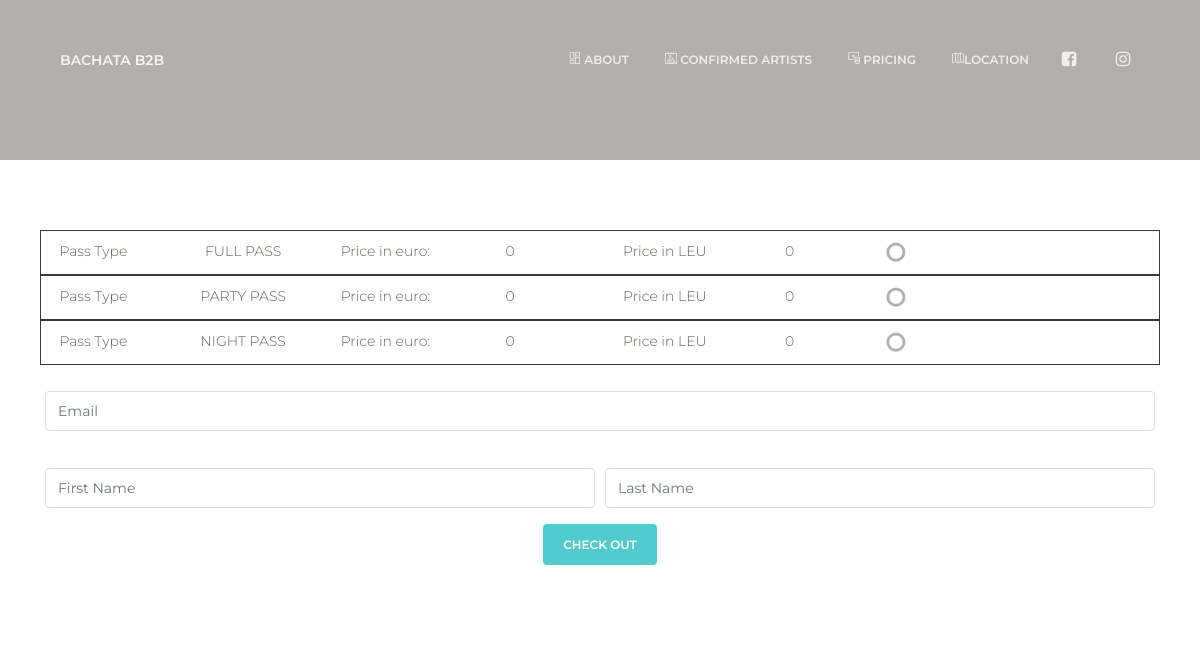
Before: /ticketing/ with the older database file.
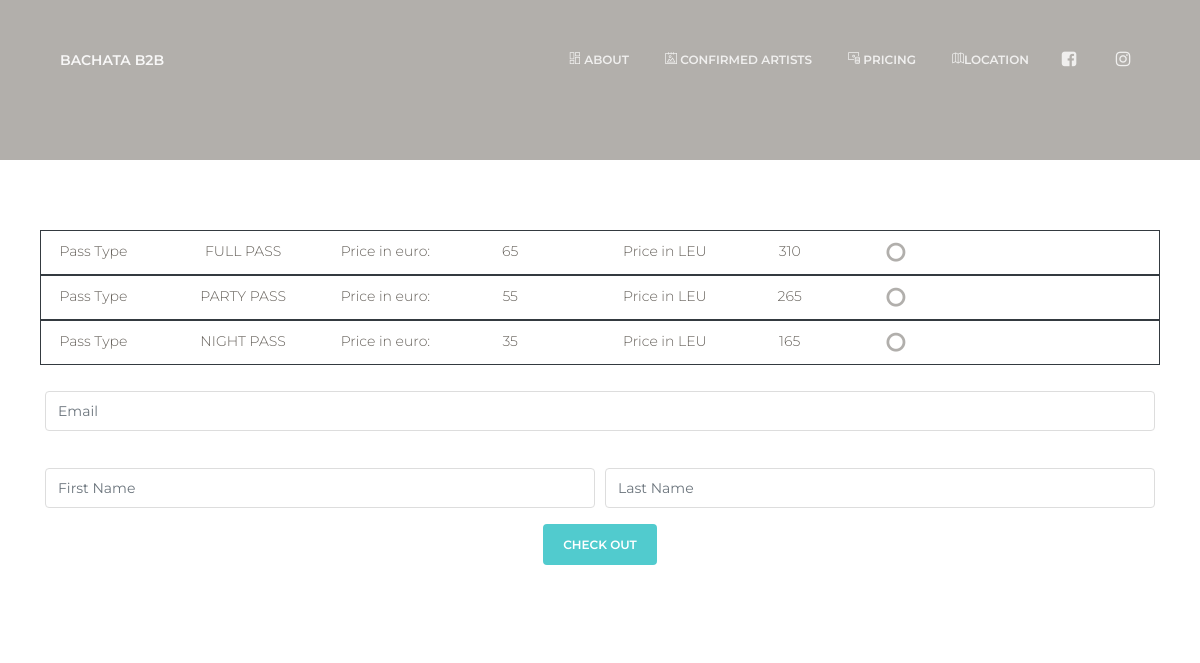
After: the same page with the newer database file.
### main/models.py (models this page shows, shortened)
class Pricing(models.Model):
    pricing_price = models.CharField(max_length=50)
    pricing_type = models.CharField(max_length=200)
    pricing_details = models.TextField()
    pricing_published = models.DateTimeField('date published')
    pricing_active = models.BooleanField()
    pricing_image = models.ImageField(upload_to='images/')
    pricing_price_EURO = models.IntegerField()
    pricing_price_LEU = models.IntegerField()

### main/views.py (the view)
# urls.py: path("ticketing/", views.ticketing, name="ticketing"),
def ticketing(request):
    return render(request=request,
                  template_name='main/ticketing_system.html',
                  context={"pricing": Pricing.objects.all})

### main/templates/main/ticketing_system.html (shortened to what this page needs)
{% extends "main/base.html" %}
{% block content %}
    <div class="page-header" style="min-height: 20vh !important;" data-parallax="true">
    </div>
    <div id="checkoutSection" class="section text-center">
        <div class="container">
            <form method="post" id="buyTickets" action="">
                <div>
                    {% for price in pricing %}
                        <div id="price" class="form-row border border-dark" style="padding-top: 10px !important; font-weight: unset !important;">
                            <div class="col-lg-3 col-md-3 col-sm-3">
                                <div class="row">
                                    <div class="col-lg-5 col-md-5 col-sm-5">
                                        <label class="form-check-label rounded">Pass Type</label>
                                    </div>
                                    <div class="col-lg-7 col-md-7 col-sm-7">
                                        <span class="form-check" id="disabledInput"
                                              type="text">{{ price.pricing_type }}</span>
                                    </div>
                                </div>
                            </div>
                            <div class="col-lg-3 col-md-3 col-sm-3">
                                <div class="row ">
                                    <div class="col-lg-6 col-md-6 col-sm-6">
                                        <label class="form-check-label rounded">Price in euro:</label>
                                    </div>
                                    <div class="col-lg-4 col-md-4 col-sm-4">
                                    <span class="form-check" id="disabledInput"
                                          type="text">{{ price.pricing_price_EURO }}</span>
                                    </div>
                                </div>
                            </div>
                            <div class="col-lg-3 col-md-3 col-sm-3">
                                <div class="row">
                                    <div class="col-lg-6 col-md-6 col-sm-6">
                                        <label class="form-check-label rounded">Price in LEU</label>
                                    </div>
                                    <div class="col-lg-4 col-md-4 col-sm-4">
                                        <span class="form-check" id="disabledInput"
                                              type="text">{{ price.pricing_price_LEU }}</span>
                                    </div>
                                </div>
                            </div>
                            <div class="col-lg-3 col-md-3 col-sm-3">
                                <div class="form-check-radio col-lg-1 col-md-1 col-sm-1">
                                </div>
                            </div>
                        </div>
                    {% endfor %}
                </div>
                <div class="form-row">
                    <div class="form-group col-lg-12 col-md-12 col-sm-12">
                        <input type="email" class="form-control" id="email" placeholder="Email">
                    </div>
                </div>
                <div class="form-row">
                    <div class="form-group col-md-6">
                        <input type="firstName" class="form-control" id="firstName" placeholder="First Name">
                    </div>
                    <div class="form-group col-md-6">
                        <input type="lastName" class="form-control" id="lastName" placeholder="Last Name">
                    </div>
                </div>
                <button id="submitBuyTickets" type="submit" class="btn btn-primary" data-toggle="modal" data-target="#exampleModal">
                    Check Out
                </button>
            </form>
        </div>
    </div>
{% endblock content %}

Changed rows visible on the page:
changed Pricing "FULL PASS": pricing_price_EURO "0" → "65"; pricing_price_LEU "0" → "310"
changed Pricing "PARTY PASS": pricing_price_EURO "0" → "55"; pricing_price_LEU "0" → "265"
changed Pricing "NIGHT PASS": pricing_price_EURO "0" → "35"; pricing_price_LEU "0" → "165"
